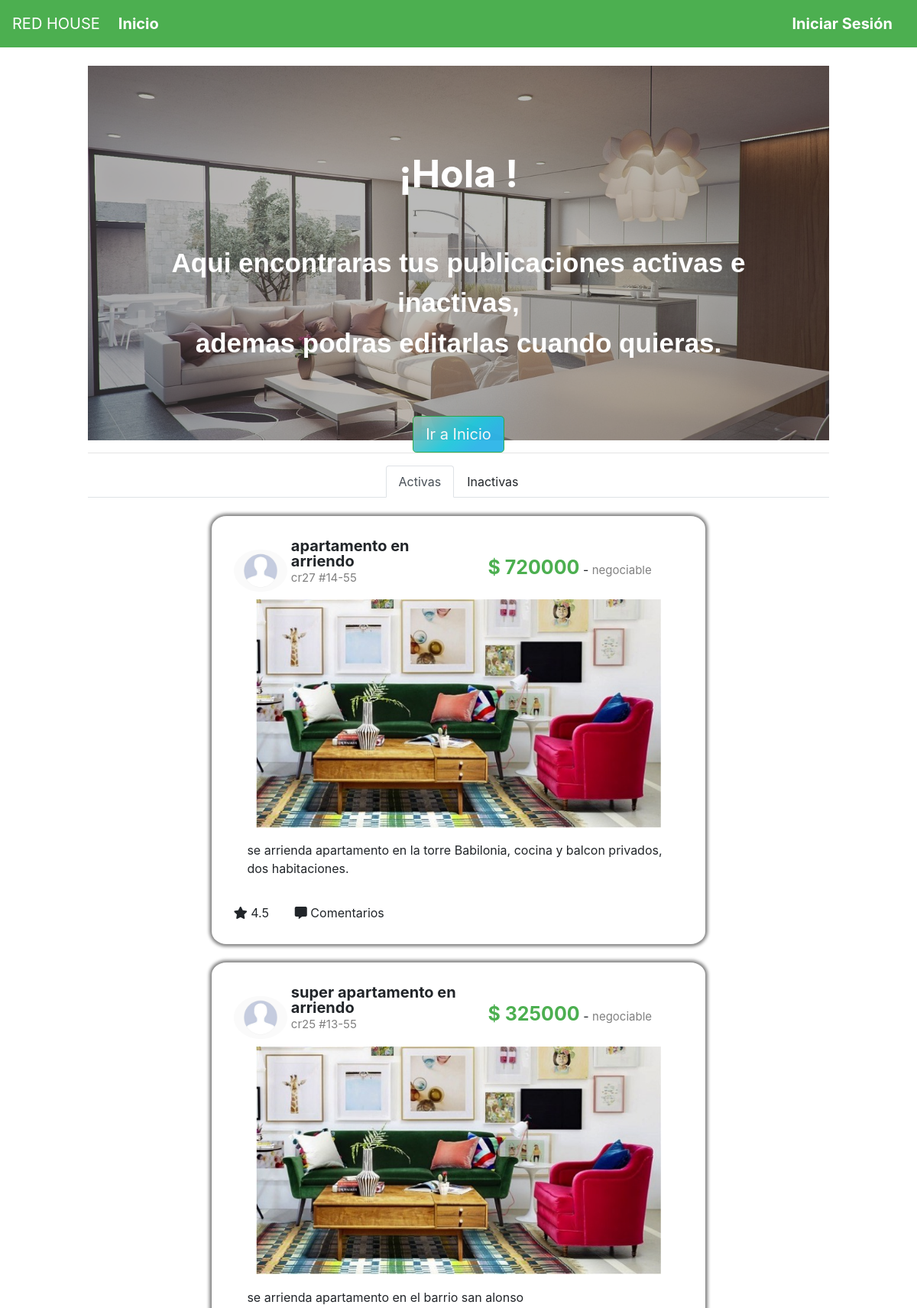
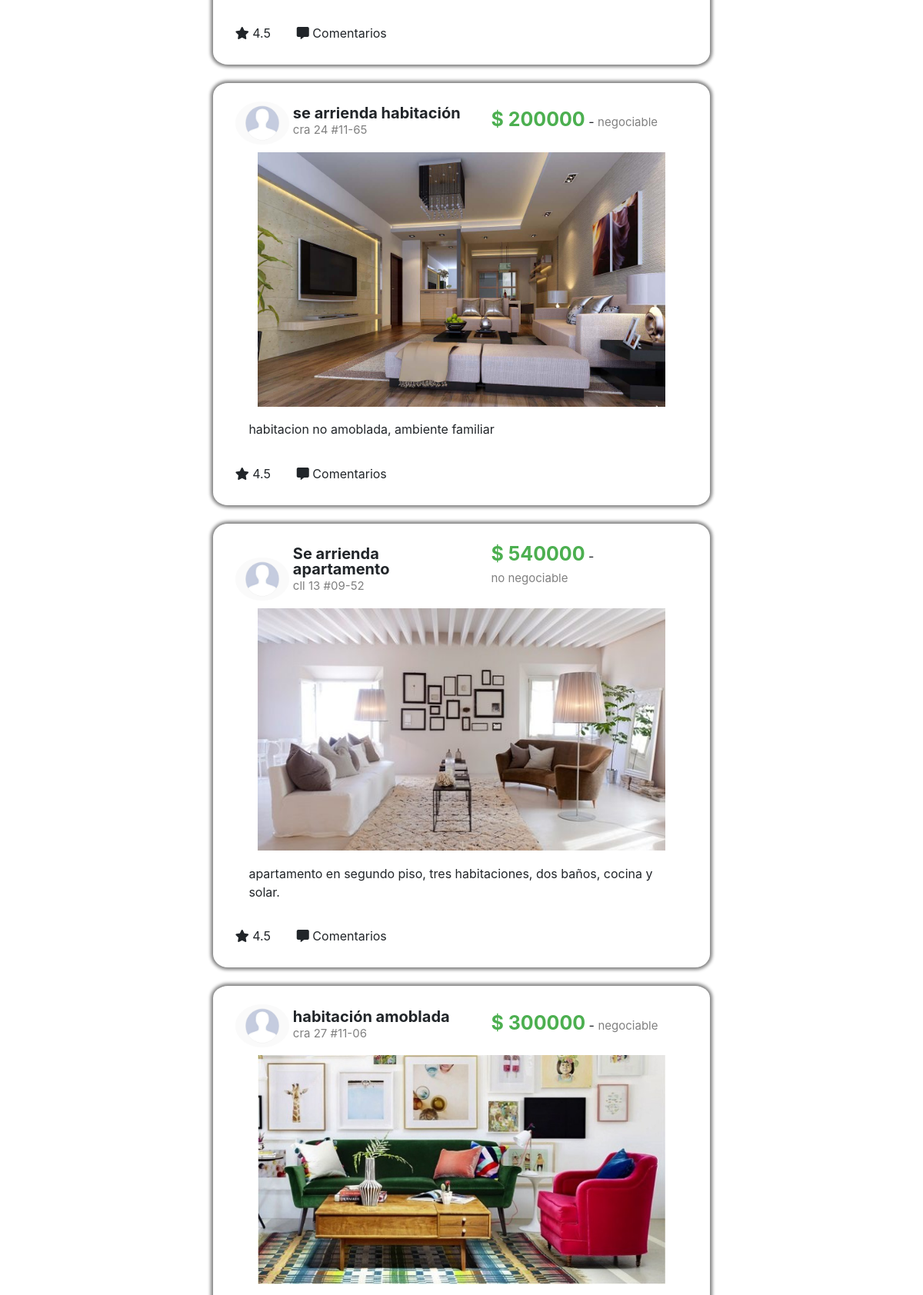
The page /misPublicaciones.php (upper part) on the database its author committed (2 pictures, top to bottom).
### tables this page shows
CREATE TABLE `publicacion` (
  `idPublicacion` int(11) NOT NULL,
  `nombre` varchar(30) DEFAULT NULL,
  `ubicacion` varchar(20) DEFAULT NULL,
  `precio` int(11) DEFAULT NULL,
  `descripcion` varchar(150) DEFAULT NULL,
  `fechaPublicada` datetime DEFAULT NULL,
  `estado` char(1) DEFAULT NULL,
  `negociable` char(16) DEFAULT NULL,
  `tipoInmueble` varchar(20) DEFAULT NULL,
  `urlImagen` varchar(100) DEFAULT NULL,
  `idCliente` varchar(20) DEFAULT NULL
);

### misPublicaciones.php (the view, shortened to what this page needs)
<!DOCTYPE html>
<html lang="en">
<head>
    <?php
    include("funciones.php");
    $conexion = conectar();
    $sql = "select * from publicacion where estado = '1'";
    $r = mysqli_query($conexion, $sql);
    ?>
    <link rel="stylesheet" href="https://stackpath.bootstrapcdn.com/bootstrap/4.3.1/css/bootstrap.min.css"
>
    <link rel="stylesheet" href="estilo.css">
    <link rel="stylesheet" href="https://use.fontawesome.com/releases/v5.8.1/css/all.css">
</head>
<body>
    <?PHP
    if (!isset($_SESSION['identificacion']) || !isset($_SESSION['contrasena'])){
        session_destroy();
        encabezado();
        $sesion = FALSE;
    }else{
        encabezadoCliente();
        $sesion = TRUE;
    }
    ?>
    <div class="container-fluid">
        <div class="row">
            <div class="col-md-1"></div>
            <div class="col-md-10 fondo">
                <br>
                <div id="uno-cuenta" class="contenedor">
                <div id="contenido" class="ee">
                    <p id="letra" >
                        <span style="font-size: 50px;"><br><b>¡Hola <?PHP echo $_SESSION['nombre'];?>!</b></span>
                        <br>
                        <span style="font-size: 35px;font-family: Arial, Helvetica, sans-serif;">
                            <br><b>Aqui encontraras tus publicaciones activas e inactivas,<br>
                            ademas podras editarlas cuando quieras.<br>
                            <br>
                            </b>
                        </span>
                    </p>
                    <a class="btn btn-success enlaton2 btn-lg bot" style="    background-color: #1fc8db;
        background-image: linear-gradient(141deg, #9fb8ad 0%, #1fc8db 51%, #2cb5e8 75%);
        color: white;
        opacity: 0.95;" href="index.php">Ir a Inicio</a>
                </div>
</div>
                <hr>
                <div class="container">
                    <div class="row">
                        <div clas="col-md-10" style="width:100%;">
                            <ul class="nav nav-tabs justify-content-center" id="myTab" role="tablist">
                                <li class="nav-item">
                                    <span class="nav-link active" id="activas" data-toggle="tab"  role="tab" aria-controls="home" aria-selected="true">Activas</span>
                                </li>
                                <li class="nav-item">
                                    <span class="nav-link" id="inactivas" data-toggle="tab" role="tab" aria-controls="contact" aria-selected="false">Inactivas</span>
                                </li>
                            </ul>
                        </div>
                        <br>
                    </div>
                    <br>
                    <div id="lista_publicaciones">
                        <?PHP
                        while ($publicacion = mysqli_fetch_array($r)) {
                            ?>
                        <div class="row">
                            <div class="col-md-2"></div>
                            <div class="col-md-8 contenidoPublicacion">
                                <div class="divImagenPerfil">
                                    <img src="imagenes/im_perfil.png" alt="foto de perfil"
                                        style="width: 100%; border-radius: 50%;">
                                </div>
                                <div class="encabezadoPublicacion">
                                    <span class="tituloPublicacion">
                                        <?PHP echo $publicacion['nombre']; ?></span></br>
                                    <span class="subtituloPublicacion">
                                        <?PHP echo $publicacion['ubicacion']; ?></span></br>
                                </div>
                                <div class="divPrecio">
                                    <span class="tituloPublicacion" style="color:#4CAF50;font-size:25px;">$
                                        <?PHP echo $publicacion['precio']; ?></span> - <span
                                        class="subtituloPublicacion">
                                        <?PHP
                                            echo $publicacion['negociable']; ?>
                                    </span>
                                </div>
                                <div class="imagenPublicacion">
                                    <img <?PHP echo 'src=' . $publicacion['urlImagen']; ?> alt="Publicacion"
                                    style="width: 100%">
                                </div>
                                <div class="descripcionPublicacion">
                                    <p>
                                        <?PHP echo $publicacion['descripcion']; ?></p>
                                </div>
                                <div class="botonesPublicacion">
                                    <span class="botonPublicacion"><i class="fas fa-star"></i> 4.5</span>
                                    <span><i class="fas fa-comment-alt"></i> Comentarios</span>
                                </div>
                            </div>
                            <div class="col-md-2">
                            </div>
                        </div>
                        <br>
                        <?PHP
                        }
                        ?>
                    </div>
                </div>
            </div>
            <div class="col-md-1"></div>
        </div>
    </div>
</body>
</html>

### estilo.css (style rules this page uses)
.contenidoPublicacion { padding: 3%; border-radius: 3%; box-shadow: 0 0 4px 3px grey; }
.divImagenPerfil { display: inline-block; width: 12%; position: relative; bottom: 10px; border-radius: 50%; }
.encabezadoPublicacion { display: inline-block; line-height: 20px; width: 40%; }
.divPrecio { width: 43%; display: inline-block; position: relative; bottom: 10px; padding-left:3%; }
.tituloPublicacion { display: inline-block; font-size: 20px; font-weight: bold; }
.subtituloPublicacion { display: inline-block; font-size: 15px; color: gray; }
.imagenPublicacion { width: 90%; margin-left:auto; margin-right:auto; }
.botonPublicacion { padding-right: 5%; }
.descripcionPublicacion { padding: 3%; margin-left: auto; margin-right: auto; }
.fondo { background: white; }
body { background:none; }
#uno-cuenta { width:100%; height: 490px; background-image:url('imagenes/banner2.jpg'); background-size: cover; text-align: center; }
.ee { width: 100%; height: 490px; background: rgba(83, 83, 83, 0.4); padding: 3%; color: white }

### rows shown on the page
publicacion: nombre "apartamento en arriendo", ubicacion "cr27 #14-55", precio "720000", negociable "negociable", urlImagen (picture), descripcion "se arrienda apartamento en la torre Babilonia, cocina y balcon privados, dos habitaciones."
publicacion: nombre "super apartamento en arriendo", ubicacion "cr25 #13-55", precio "325000", negociable "negociable", urlImagen (picture), descripcion "se arrienda apartamento en el barrio san alonso"
publicacion: nombre "se arrienda habitación", ubicacion "cra 24 #11-65", precio "200000", negociable "negociable", urlImagen (picture), descripcion "habitacion no amoblada, ambiente familiar"
publicacion: nombre "Se arrienda apartamento", ubicacion "cll 13 #09-52", precio "540000", negociable "no negociable", urlImagen (picture), descripcion "apartamento en segundo piso, tres habitaciones, dos baños, cocina y solar."
publicacion: nombre "habitación amoblada", ubicacion "cra 27 #11-06", precio "300000", negociable "negociable", urlImagen (picture)
